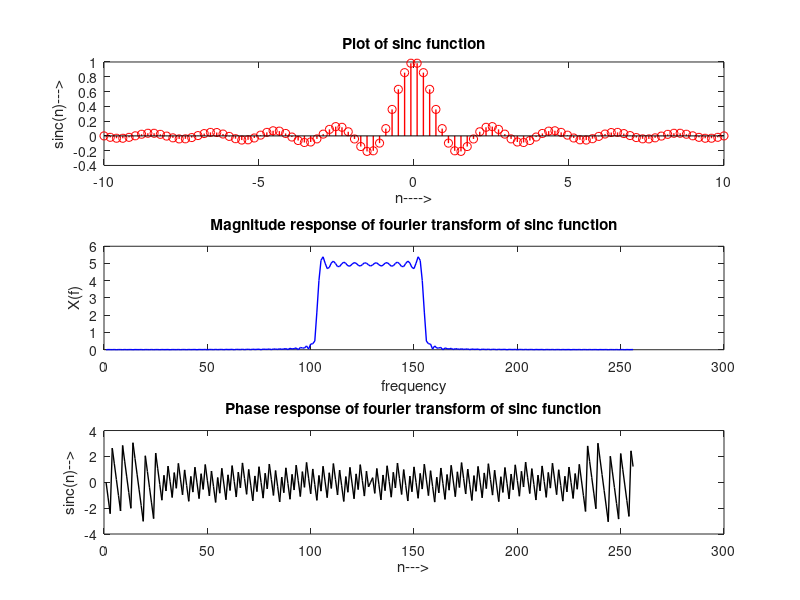

MATLAB code to generate this figure:
n=linspace(-10,10)
x=sinc(n)
xft=fft(x,256);
xabs=fftshift(abs(xft))
subplot(3,1,1)
stem(n,x,"r-","LineWidth",1)
xlabel('n---->')
ylabel('sinc(n)--->')
title('Plot of sinc function')
subplot(3,1,2)
plot(xabs,'b-',"LineWidth",1)
xlabel('frequency')
ylabel('X(f)')
title('Magnitude response of fourier transform of sinc function')
subplot(3,1,3)
plot(angle(xft),'k-','LineWidth',1)
xlabel('n--->')
ylabel('sinc(n)-->')
title('Phase response of fourier transform of sinc function')